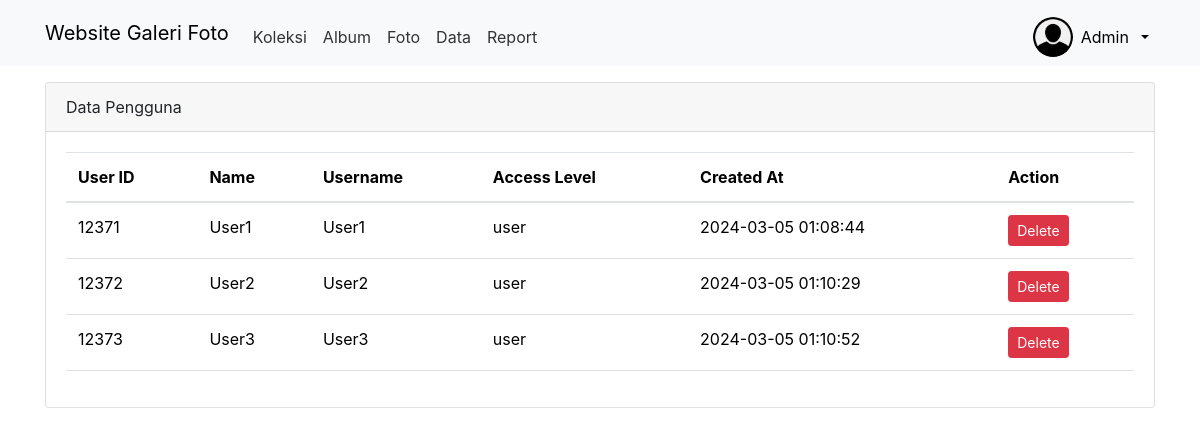
The page /admin/list_user.php (signed in) on the database its author committed.
### tables this page shows
CREATE TABLE `users` (
  `user_id` int(11) NOT NULL,
  `name` varchar(50) NOT NULL,
  `username` varchar(50) NOT NULL,
  `password` varchar(255) NOT NULL,
  `email` varchar(100) NOT NULL,
  `acces_level` varchar(255) NOT NULL,
  `img` varchar(255) NOT NULL,
  `created_at` timestamp NOT NULL DEFAULT current_timestamp() ON UPDATE current_timestamp(),
  `is_deleted` tinyint(1) NOT NULL
);

### admin/list_user.php (the view, shortened to what this page needs)
<?php
include '../config/koneksi.php';
if ($_SESSION['status'] != 'login') {
    echo "<script>
    alert('Anda belum Login!');
    location.href='../index.php';
    </script>";
} else {
    $sql = mysqli_query($koneksi, "SELECT * FROM users WHERE acces_level != 'admin'");
}
?>
<!DOCTYPE html>
<html lang="en">
<head>
    <link rel="stylesheet" type="text/css" href="../aset/css/bootstrap.min.css">
    <link rel="stylesheet" href="https://stackpath.bootstrapcdn.com/bootstrap/4.5.2/css/bootstrap.min.css">
    <link rel="stylesheet" href="https://stackpath.bootstrapcdn.com/bootstrap/4.5.2/css/bootstrap.min.css">
</head>
<body>
<nav class="navbar navbar-expand-lg bg-body-tertiary">
  <div class="container">
    <a class="navbar-brand" href="index_album.php">Website Galeri Foto</a>
    <div class="collapse navbar-collapse mt-2" id="navbarNavAltMarkup">
      <div class="navbar-nav me-auto">
        <a href="home.php" class="nav-link">Koleksi</a>
        <a href="album.php" class="nav-link">Album</a>
        <a href="foto.php" class="nav-link">Foto</a>
        <a href="list_user.php" class="nav-link">Data</a>
        <a href="laporan.php" class="nav-link">Report</a>
      </div>
      <div class="btn-group">
        <button type="button" style='border:none;background-color:transparent;display:flex;flex-direction:row;justify-content:center;align-items:center;gap:8px' class="dropdown-toggle" style='' data-toggle="dropdown" data-mdb-dropdown-init data-mdb-ripple-init aria-expanded="false">
          <img id="profilee-img" class="img-circle img-responsive rounded-circle" src="../aset/img/profilee.png" width="40" height="40">
          <p class='mb-0'><?= $_SESSION['username'] ?></p>
        </button>
      </div>
  </div>
</nav>
    <div class="container mt-3">
     <div class='card'>
        <div class='card-header'>Data Pengguna</div>
        <div class='card-body'>
            <div class="table-responsive">
                <table class="table">
                    <thead class='table-stripped'>
                        <tr style='vertical-align:center'>
                            <th>User ID</th>
                            <th>Name</th>
                            <th>Username</th>
                            <th>Access Level</th>
                            <th>Created At</th>
                            <th>Action</th>
                        </tr>
                    </thead>
                    <tbody>
                        <?php if (isset($sql)) : ?>
                            <?php while ($row = mysqli_fetch_assoc($sql)) : ?>
                                <tr>
                                    <td><?php echo $row['user_id']; ?></td>
                                    <td><?php echo $row['name']; ?></td>
                                    <td><?php echo $row['username']; ?></td>
                                    <td><?php echo isset($row['acces_level']) ? $row['acces_level'] : ''; ?></td>
                                    <td><?php echo $row['created_at']; ?></td>
                           <td>
    <?php if ($row['is_deleted'] == 1) : ?>
        <form action="../config/proses_user.php" method="post" onsubmit="return confirmRestore()">
            <input type="hidden" name="user_id" value="<?php echo $row['user_id']; ?>">
            <input type="hidden" name="markAsRestored">
            <button type="submit" name="restoreUser" class="btn btn-success btn-sm">Restore</button>
        </form>
    <?php else : ?>
        <form action="../config/proses_user.php" method="post" onsubmit="return confirmDelete()">
            <button type="submit" name="deleteUser" class="btn btn-danger btn-sm">Delete</button>
        </form>
    <?php endif; ?>
</td>
                                </tr>
                            <?php endwhile; ?>
                        <?php endif; ?>
                    </tbody>
                </table>
            </div>
        </div>
     </div>
</div>
</body>
</html>

### admin/list_user.php (style rules this page uses)
.navbar-nav .nav-link { color: #333; transition: color 0.3s ease; }

### rows shown on the page
users: user_id "12371", name "User1", username "User1", acces_level "user", created_at "2024-03-05 01:08:44"
users: user_id "12372", name "User2", username "User2", acces_level "user", created_at "2024-03-05 01:10:29"
users: user_id "12373", name "User3", username "User3", acces_level "user", created_at "2024-03-05 01:10:52"

### other values the page prints
$_SESSION['username'] "Admin"
